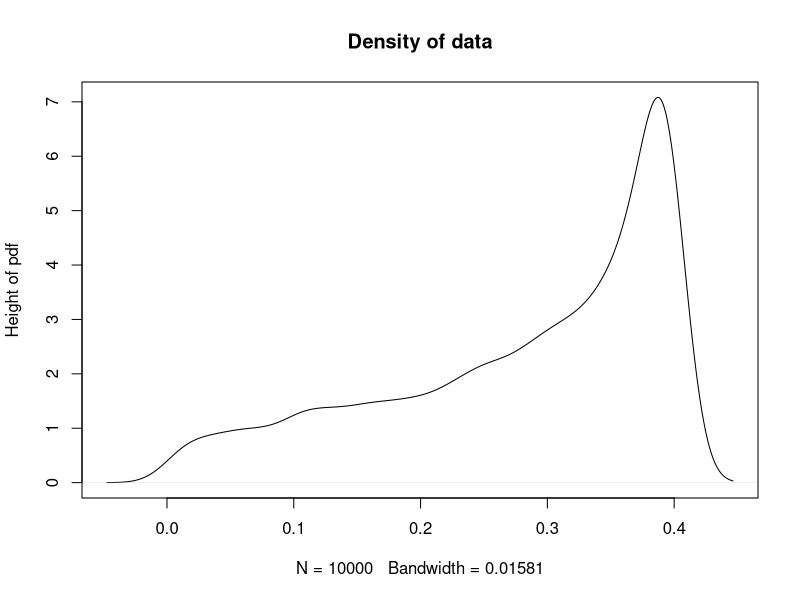

The R source for this figure:
## ---- chunk 1
x <- rnorm(10000, 0, 1)
length(x[x > -1.96*sd(x) & x < 1.96*sd(x)])/length(x)
## ---- chunk 2
require(dplyr)
x <- rnorm(10000, 0, 1)

dnorm(x) %>%
  density %>%
  plot(main = "Density of data", ylab = "Height of pdf")
